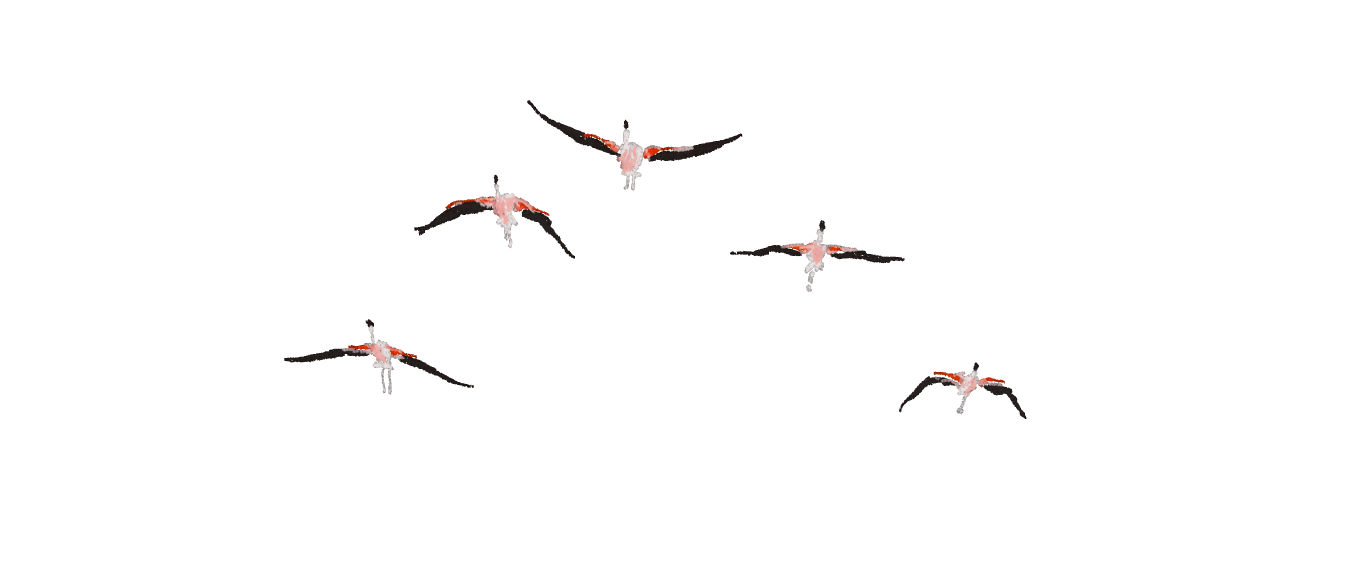
#> input picture assets/images/flamingo_front.gif, 4096 x 1714 px (shown at 1/3 size)
$ python make_flight_frames.py
#> lines starting #> are read from the running program, lines starting #| are printed output that depends on the picture
"""
Turns the front-flying flamingos gif into a strip of its frames, one under the
other, at a size a browser can draw many times over: the flight at the end of
the fauna chapter and the start of the orology chapter draws dozens of flocks
at once on one canvas (assets/js/flamingo-flight.js), which as separate
full-size gifs brought the page down to a few frames per second.

Reads  assets/images/flamingo_front.gif
Writes assets/images/flamingo_front_frames.png

Run it again after replacing the gif:
    python tools/make_flight_frames.py
"""
import os
from PIL import Image, ImageSequence

HERE = os.path.dirname(os.path.abspath(__file__))
IMAGES = os.path.join(HERE, '..', 'assets', 'images')
SOURCE = os.path.join(IMAGES, 'flamingo_front.gif')
OUT = os.path.join(IMAGES, 'flamingo_front_frames.png')

WIDTH = 1600   # px of each frame: the flocks are drawn up to about this wide


def main():
    gif = Image.open(SOURCE)
#> gif is the input picture: PIL image 4096x1714 P; mean R, G, B, A 238.4, 234.1, 233.1, 3.4
    w = WIDTH
    h = round(gif.height * WIDTH / gif.width)
#> h = 670
    frames = [f.convert('RGBA').resize((w, h), Image.LANCZOS) for f in ImageSequence.Iterator(gif)]
#> frames = 8 items
#> gif: PIL image 4096x1714 RGBA
    strip = Image.new('RGBA', (w, h * len(frames)))
#> strip: PIL image 1600x5360 RGBA; every value is 0
    for i, f in enumerate(frames):
        strip.paste(f, (0, i * h))
#> this loop made 8 passes
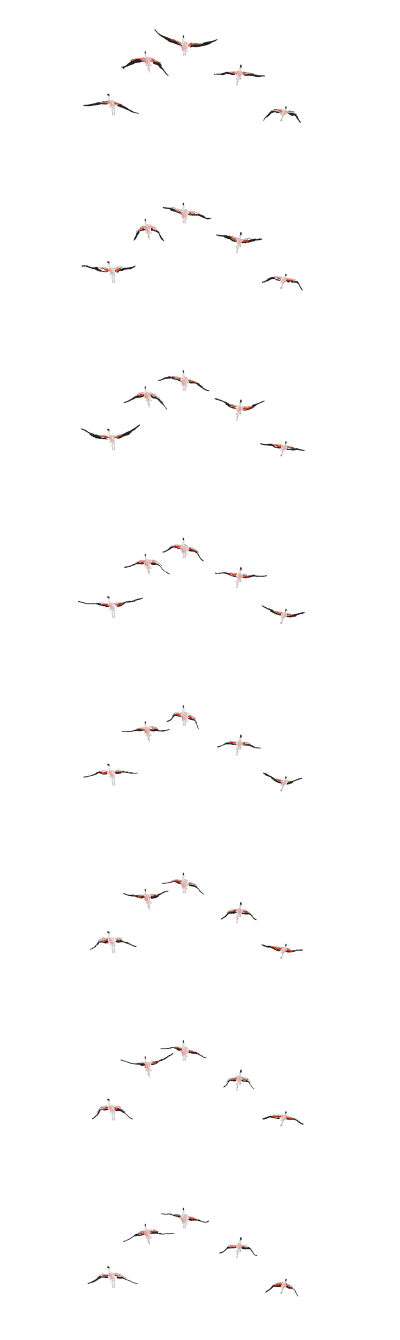
#> strip: PIL image 1600x5360 RGBA (shown at 1/4 size); mean R, G, B, A 1.9, 1.5, 1.4, 2.8; transparent parts drawn white
    strip.save(OUT, optimize=True)
    print(f'wrote {os.path.relpath(OUT)}: {len(frames)} frames of {w}x{h}, '
          f'{gif.info.get("duration")} ms each')
#| wrote ../assets/images/flamingo_front_frames.png: 8 frames of 1600x670, 120 ms each


if __name__ == '__main__':
    main()
